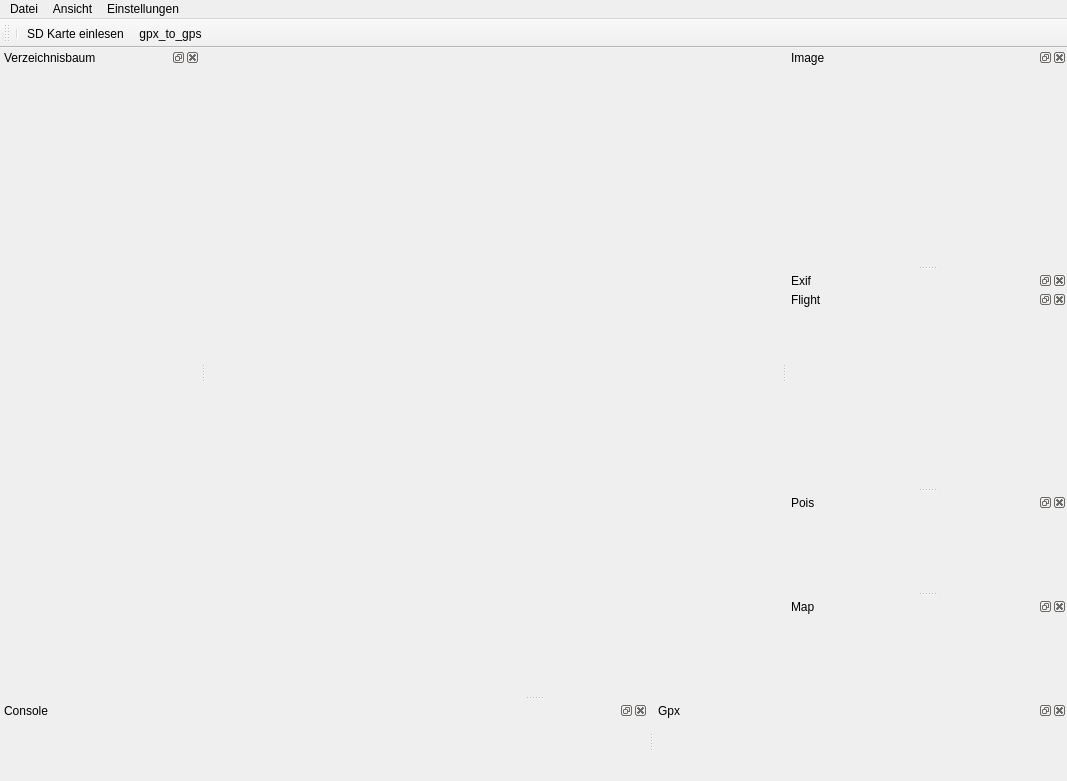
<?xml version="1.0" encoding="UTF-8"?>
<ui version="4.0">
 <class>MainWindow</class>
 <widget class="QMainWindow" name="MainWindow">
  <property name="geometry">
   <rect>
    <x>0</x>
    <y>0</y>
    <width>1067</width>
    <height>781</height>
   </rect>
  </property>
  <property name="minimumSize">
   <size>
    <width>640</width>
    <height>512</height>
   </size>
  </property>
  <property name="windowTitle">
   <string>MainWindow</string>
  </property>
  <property name="windowIcon">
   <iconset>
    <normaloff>../../../../.designer/backup/icons/poitagger.png</normaloff>../../../../.designer/backup/icons/poitagger.png</iconset>
  </property>
  <widget class="QWidget" name="centralwidget"/>
  <widget class="QMenuBar" name="menubar">
   <property name="geometry">
    <rect>
     <x>0</x>
     <y>0</y>
     <width>1067</width>
     <height>26</height>
    </rect>
   </property>
   <widget class="QMenu" name="menuFile">
    <property name="title">
     <string>Datei</string>
    </property>
    <addaction name="actionJpg_export"/>
    <addaction name="actionPng_export"/>
    <addaction name="actionConvert_folder_to_jpg"/>
    <addaction name="actionCreate_subimages"/>
    <addaction name="actionDrucken"/>
    <addaction name="actionDruckansicht"/>
   </widget>
   <widget class="QMenu" name="menuAnsicht">
    <property name="title">
     <string>Ansicht</string>
    </property>
   </widget>
   <widget class="QMenu" name="menuEinstellungen">
    <property name="title">
     <string>Einstellungen</string>
    </property>
    <addaction name="actionEinstellungen"/>
    <addaction name="actionSettingsfile"/>
   </widget>
   <addaction name="menuFile"/>
   <addaction name="menuAnsicht"/>
   <addaction name="menuEinstellungen"/>
  </widget>
  <widget class="QDockWidget" name="PixeltempDockWidget">
   <property name="minimumSize">
    <size>
     <width>280</width>
     <height>42</height>
    </size>
   </property>
   <property name="windowTitle">
    <string>Image</string>
   </property>
   <attribute name="dockWidgetArea">
    <number>2</number>
   </attribute>
   <widget class="QWidget" name="dockWidgetContents_9"/>
  </widget>
  <widget class="QDockWidget" name="VerzeichnisDockWidget">
   <property name="minimumSize">
    <size>
     <width>200</width>
     <height>100</height>
    </size>
   </property>
   <property name="baseSize">
    <size>
     <width>0</width>
     <height>400</height>
    </size>
   </property>
   <property name="windowTitle">
    <string>Verzeichnisbaum</string>
   </property>
   <attribute name="dockWidgetArea">
    <number>1</number>
   </attribute>
   <widget class="QWidget" name="dockWidgetContents_7"/>
  </widget>
  <widget class="QDockWidget" name="ConsoleDockWidget">
   <property name="sizePolicy">
    <sizepolicy hsizetype="Expanding" vsizetype="Preferred">
     <horstretch>0</horstretch>
     <verstretch>0</verstretch>
    </sizepolicy>
   </property>
   <property name="minimumSize">
    <size>
     <width>91</width>
     <height>80</height>
    </size>
   </property>
   <property name="windowTitle">
    <string>Console</string>
   </property>
   <attribute name="dockWidgetArea">
    <number>8</number>
   </attribute>
   <widget class="QWidget" name="dockWidgetContents_8"/>
  </widget>
  <widget class="QDockWidget" name="InfoDockWidget">
   <property name="sizePolicy">
    <sizepolicy hsizetype="Preferred" vsizetype="Preferred">
     <horstretch>0</horstretch>
     <verstretch>1</verstretch>
    </sizepolicy>
   </property>
   <property name="minimumSize">
    <size>
     <width>100</width>
     <height>42</height>
    </size>
   </property>
   <property name="baseSize">
    <size>
     <width>260</width>
     <height>300</height>
    </size>
   </property>
   <property name="windowTitle">
    <string>Exif</string>
   </property>
   <attribute name="dockWidgetArea">
    <number>2</number>
   </attribute>
   <widget class="QWidget" name="dockWidgetContents_17">
    <widget class="QDockWidget" name="FMInfoDockWidget">
     <property name="geometry">
      <rect>
       <x>0</x>
       <y>0</y>
       <width>280</width>
       <height>84</height>
      </rect>
     </property>
     <property name="sizePolicy">
      <sizepolicy hsizetype="Preferred" vsizetype="Preferred">
       <horstretch>0</horstretch>
       <verstretch>1</verstretch>
      </sizepolicy>
     </property>
     <property name="minimumSize">
      <size>
       <width>100</width>
       <height>42</height>
      </size>
     </property>
     <property name="baseSize">
      <size>
       <width>260</width>
       <height>300</height>
      </size>
     </property>
     <property name="windowTitle">
      <string>Flight</string>
     </property>
     <widget class="QWidget" name="dockWidgetContents_18"/>
    </widget>
   </widget>
  </widget>
  <widget class="QDockWidget" name="PoisDockWidget">
   <property name="windowTitle">
    <string>Pois</string>
   </property>
   <attribute name="dockWidgetArea">
    <number>2</number>
   </attribute>
   <widget class="QWidget" name="dockWidgetContents_11"/>
  </widget>
  <widget class="QToolBar" name="toolBar">
   <property name="windowTitle">
    <string>toolBar</string>
   </property>
   <attribute name="toolBarArea">
    <enum>TopToolBarArea</enum>
   </attribute>
   <attribute name="toolBarBreak">
    <bool>false</bool>
   </attribute>
   <addaction name="separator"/>
   <addaction name="actionSD_Karte_einlesen"/>
   <addaction name="actionGpx_to_gps"/>
  </widget>
  <widget class="QDockWidget" name="GeoViewDockWidget">
   <property name="windowTitle">
    <string>Map</string>
   </property>
   <attribute name="dockWidgetArea">
    <number>2</number>
   </attribute>
   <widget class="QWidget" name="dockWidgetContents_3"/>
  </widget>
  <widget class="QDockWidget" name="GpxDockWidget">
   <property name="windowTitle">
    <string>Gpx</string>
   </property>
   <attribute name="dockWidgetArea">
    <number>8</number>
   </attribute>
   <widget class="QWidget" name="dockWidgetContents"/>
  </widget>
  <action name="actionUAV_Pose">
   <property name="checkable">
    <bool>true</bool>
   </property>
   <property name="checked">
    <bool>true</bool>
   </property>
   <property name="icon">
    <iconset>
     <normaloff>icons/drone-512.png</normaloff>icons/drone-512.png</iconset>
   </property>
   <property name="text">
    <string>UAV-Pose</string>
   </property>
  </action>
  <action name="actionCamera">
   <property name="checkable">
    <bool>true</bool>
   </property>
   <property name="checked">
    <bool>true</bool>
   </property>
   <property name="text">
    <string>Camera</string>
   </property>
  </action>
  <action name="actionGPS_Start">
   <property name="checkable">
    <bool>true</bool>
   </property>
   <property name="checked">
    <bool>true</bool>
   </property>
   <property name="text">
    <string>GPS-Start</string>
   </property>
  </action>
  <action name="actionFirmware">
   <property name="checkable">
    <bool>true</bool>
   </property>
   <property name="checked">
    <bool>true</bool>
   </property>
   <property name="text">
    <string>Firmware</string>
   </property>
  </action>
  <action name="actionAsctec">
   <property name="checkable">
    <bool>true</bool>
   </property>
   <property name="checked">
    <bool>true</bool>
   </property>
   <property name="text">
    <string>Asctec</string>
   </property>
  </action>
  <action name="actionSD_Karte_einlesen">
   <property name="icon">
    <iconset>
     <normaloff>icons/micro_sd-512.png</normaloff>icons/micro_sd-512.png</iconset>
   </property>
   <property name="text">
    <string>SD Karte einlesen</string>
   </property>
  </action>
  <action name="actionJpg_export">
   <property name="text">
    <string>jpg export</string>
   </property>
  </action>
  <action name="actionGoogleMaps">
   <property name="icon">
    <iconset>
     <normaloff>icons/world_marker.jpg</normaloff>icons/world_marker.jpg</iconset>
   </property>
   <property name="text">
    <string>googleMaps</string>
   </property>
  </action>
  <action name="actionPng_export">
   <property name="text">
    <string>png export</string>
   </property>
  </action>
  <action name="actionGpx_to_gps">
   <property name="icon">
    <iconset>
     <normaloff>icons/handheld-gps-device.jpg</normaloff>icons/handheld-gps-device.jpg</iconset>
   </property>
   <property name="text">
    <string>gpx_to_gps</string>
   </property>
  </action>
  <action name="actionEinstellungen">
   <property name="text">
    <string>allgemein</string>
   </property>
  </action>
  <action name="actionSettingsfile">
   <property name="text">
    <string>Settingsfile</string>
   </property>
  </action>
  <action name="actionConvert_folder_to_jpg">
   <property name="text">
    <string>convert folder to jpg</string>
   </property>
  </action>
  <action name="actionCreate_subimages">
   <property name="text">
    <string>create subimages</string>
   </property>
  </action>
  <action name="actionDrucken">
   <property name="icon">
    <iconset>
     <normaloff>icons/Printer-icon.png</normaloff>icons/Printer-icon.png</iconset>
   </property>
   <property name="text">
    <string>Drucken (Strg+p)</string>
   </property>
   <property name="toolTip">
    <string>Drucken (Strg+p)</string>
   </property>
   <property name="shortcut">
    <string>Ctrl+P</string>
   </property>
  </action>
  <action name="actionDruckansicht">
   <property name="icon">
    <iconset>
     <normaloff>icons/Preview-icon.png</normaloff>icons/Preview-icon.png</iconset>
   </property>
   <property name="text">
    <string>Druckansicht</string>
   </property>
  </action>
  <zorder>InfoDockWidget</zorder>
  <zorder>PixeltempDockWidget</zorder>
  <zorder>GeoViewDockWidget</zorder>
  <zorder>GpxDockWidget</zorder>
 </widget>
 <resources/>
 <connections/>
</ui>
